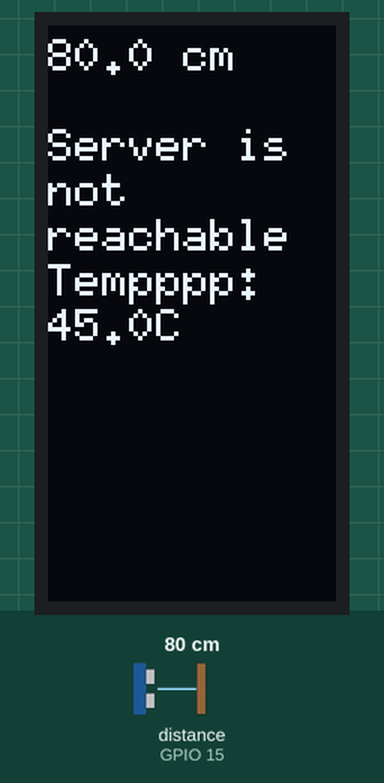
The program below on a simulated ESP32. Parts: 64×128 one-colour display. Inputs (shaded band) come from the test bench; at power-on: distance to the obstacle (sensor on GPIO 15) 80 cm. WiFi joins after 1.5 s; servers stay silent unless stated; what the program prints to the serial monitor is not drawn.

Above: at 3.6 s.
3.7 s: distance to the obstacle (sensor on GPIO 15) set to 2 cm
At 4.3 s:
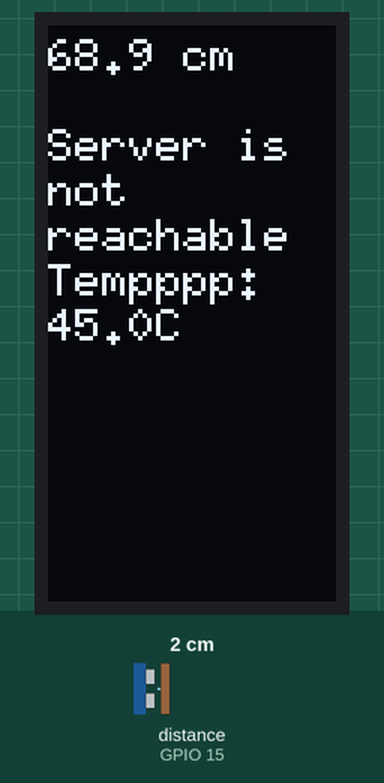
5.6 s: distance to the obstacle (sensor on GPIO 15) set to 4 cm
At 6.03 s:
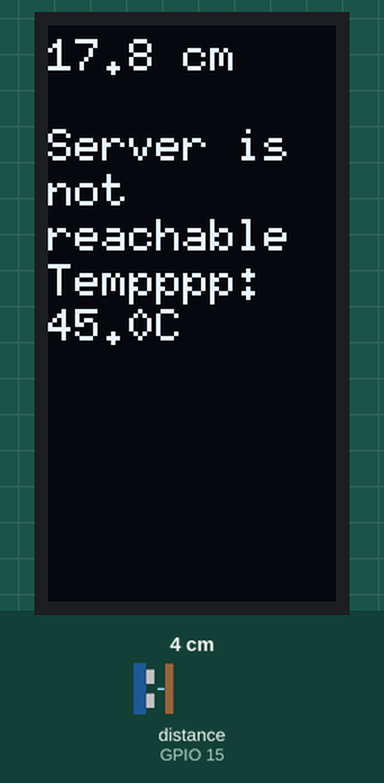
7.4 s: distance to the obstacle (sensor on GPIO 15) set to 9 cm
At 11.5 s:
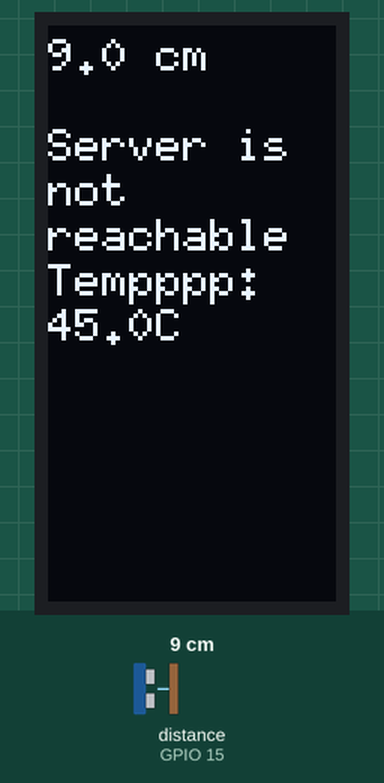
Timing chart, 0 to 13.0 s (numbered marks = the images above; inputs shaded):
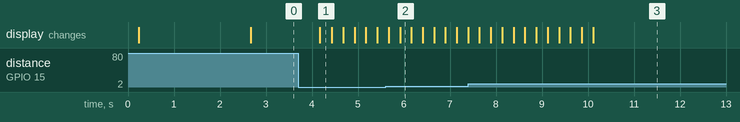

The program:

main.cpp
```cpp
#include <Arduino.h>
#include "net.h"
#include <HCSR04.h>
#include <SPI.h>
#include <U8g2lib.h>
#include <WiFi.h>
#include <HTTPClient.h>

#define OLED_MOSI 23
#define OLED_CLK 18
#define OLED_DC 19
#define OLED_CS 5
#define OLED_RST 21


const char NBSP = '\xA0';


String ssid = "Pixel";
String password = "password";
const char *serverIP = "192.168.68.110";

String debugmsg = "";

void printWrapped(const String &str, int maxWidth);

const int DIST_AVG_SIZE = 10;
float distanceBuffer[DIST_AVG_SIZE] = {0};
int distanceIndex = 0;

float getSmoothedDistance(float newValue);
void printSmoothedDistance(float distance);

HCSR04 hc(4, 15);
U8G2_SSD1309_128X64_NONAME0_F_4W_HW_SPI u8g2(
	U8G2_R3, OLED_CS, OLED_DC, OLED_RST);

void setup()
{
	Serial.begin(115200);
	pinMode(OLED_RST, OUTPUT);
	digitalWrite(OLED_RST, LOW);
	delay(100);
	digitalWrite(OLED_RST, HIGH);
	delay(100);
	SPI.begin(OLED_CLK, -1, OLED_MOSI, OLED_CS);
	u8g2.begin();
	SetUpWiFi(ssid.c_str(), password.c_str());
	TestWiFiConnection();
	TestInternetConnection();
}

void loop()
{
	u8g2.clearBuffer();
	u8g2.setFont(u8g2_font_6x10_mr);
	float distance = hc.dist();
	u8g2.setCursor(0, 10);
	float smoothedDistance = getSmoothedDistance(distance);
	printSmoothedDistance(smoothedDistance);

	static float lastSentDistance = -1000;
	static unsigned long lastSendTime = 0;
	const unsigned long sendInterval = 200;
	float distanceThreshold = 1.0;

	if (WiFi.status() != WL_CONNECTED)
	{
		debugmsg = "WiFi not connected, reconnecting...";
		SetUpWiFi(ssid.c_str(), password.c_str());
	}
	else
	{
		bool serverOk = PingServer(serverIP);
		if (serverOk)
		{
			debugmsg = "Server is reachable";
			if (smoothedDistance > 0 && (abs(smoothedDistance - lastSentDistance) > distanceThreshold) && (millis() - lastSendTime > sendInterval))
			{
				UpdateDistanceValue(smoothedDistance, serverIP);
				lastSentDistance = smoothedDistance;
				lastSendTime = millis();
			}
		}
		else
		{
			debugmsg = "Server is not reachable";
		}
	}
	float temp = temperatureRead();
	debugmsg += "\nTempppp:\t" + String(temp, 1) + "C ";

	u8g2.setCursor(0, 30);
	printWrapped(debugmsg, 64);
	u8g2.sendBuffer();
	delay(20);
}
float getSmoothedDistance(float newValue)
{

	if (newValue <= 0.5)
		return -1;
	distanceBuffer[distanceIndex] = newValue;
	distanceIndex = (distanceIndex + 1) % DIST_AVG_SIZE;
	float sum = 0;
	int count = 0;
	for (int i = 0; i < DIST_AVG_SIZE; i++)
	{
		if (distanceBuffer[i] > 0.5)
		{
			sum += distanceBuffer[i];
			count++;
		}
	}
	if (count == 0)
		return -1;
	return sum / count;
}
void printSmoothedDistance(float distance)
{
	static float lastValidDistance = 0;
	static int invalidCount = 0;
	const int INVALID_THRESHOLD = 5;
	if (distance >= 0)
	{
		lastValidDistance = distance;
		invalidCount = 0;
		u8g2.print(distance, 1);
		u8g2.print(" cm");
	}
	else
	{
		invalidCount++;
		if (invalidCount >= INVALID_THRESHOLD)
		{
			u8g2.print("Out of range");
		}
		else
		{
			u8g2.print(lastValidDistance, 1);
			u8g2.print(" cm");
		}
	}
}

void printWrapped(const String &str, int maxWidth)
{
	// \t is treaded a new word and will cause a line break if it doesn't fit, but won't be printed as a space
    int cursorX = u8g2.getCursorX();
    int cursorY = u8g2.getCursorY();
    String words = str;
    int wordStart = 0;
    for (size_t i = 0; i < words.length(); i++)
    {
        char c = words[i];
        if (c == ' ' || c == '\n' || c == '\t' || i == words.length() - 1)
        {
            String word = words.substring(wordStart, i);
            if (word.length() > 0)
            {
                if (cursorX + u8g2.getStrWidth(word.c_str()) > maxWidth)
                {
                    cursorX = 0;
                    cursorY += 10;
                    u8g2.setCursor(cursorX, cursorY);
                }
                u8g2.print(word);
                cursorX += u8g2.getStrWidth(word.c_str());
            }
            if (c == ' ')
            {
                if (cursorX + u8g2.getStrWidth(" ") > maxWidth)
                {
                    cursorX = 0;
                    cursorY += 10;
                    u8g2.setCursor(cursorX, cursorY);
                }
                u8g2.print(" ");
                cursorX += u8g2.getStrWidth(" ");
            }
			if(c == '\t'){
				 if (cursorX + u8g2.getStrWidth(" ") > maxWidth)
                {
                    cursorX = 0;
                    cursorY += 10;
                    u8g2.setCursor(cursorX, cursorY);
                }


            }

            if (c == '\n')
            {
                cursorX = 0;
                cursorY += 10;
                u8g2.setCursor(cursorX, cursorY);
            }
            wordStart = i + 1;
        }
    }
    if (wordStart < words.length())
    {
        String word = words.substring(wordStart);
        if (cursorX + u8g2.getStrWidth(word.c_str()) > maxWidth)
        {
            cursorX = 0;
            cursorY += 10;
            u8g2.setCursor(cursorX, cursorY);
        }
        u8g2.print(word);
    }
}
```

net.cpp
```cpp
#include <WiFi.h>
#include <HTTPClient.h>

void SetUpWiFi(const char* ssid, const char* password) {
  WiFi.begin(ssid, password);
  while (WiFi.status() != WL_CONNECTED) {
    delay(1000);
    Serial.println("Connecting to WiFi...");
  }
  Serial.println("Connected to WiFi");
}

void TestWiFiConnection() {
  if (WiFi.status() == WL_CONNECTED) {
    Serial.println("WiFi is connected");
  } else {
    Serial.println("WiFi is not connected");
  }
}

void TestInternetConnection() {
  HTTPClient http;
  http.begin("http://www.google.com");
  int httpResponseCode = http.GET();
  if (httpResponseCode > 0) {
    Serial.print("HTTP Response code: ");
    Serial.println(httpResponseCode);
  } else {
    Serial.print("Error on HTTP request: ");
    Serial.println(httpResponseCode);
  }
  http.end();
}
bool PingServer(const char* serverIP) {
    HTTPClient http;
    http.setTimeout(2000);
    String url = String("http://") + serverIP + ":6000/ping";
    http.begin(url);
    int httpResponseCode = http.GET();
    if (httpResponseCode > 0) {
        Serial.print("Ping Response code: ");
        Serial.println(httpResponseCode);
    } else {
        Serial.print("Error on Ping request: ");
        Serial.println(httpResponseCode);
    }
    http.end();
    return httpResponseCode > 0;
}
void UpdateDistanceValue(float distance, const char* serverIP) {
    if (WiFi.status() != WL_CONNECTED) return;
    HTTPClient http;
    http.setTimeout(2000);
    String url = String("http://") + serverIP + ":6000/distance";
    http.begin(url);
    http.addHeader("Content-Type", "application/json");
    String jsonPayload = "{\"distance\": " + String(distance) + "}";
    int httpResponseCode = http.POST(jsonPayload);
    if (httpResponseCode > 0) {
      Serial.print("Update Distance Response code: ");
      Serial.println(httpResponseCode);
    } else {
      Serial.print("Error on Update Distance request: ");
      Serial.println(httpResponseCode);
    }
    http.end();
}
char* GetSongPlaying(const char* serverIP) {
    if (WiFi.status() != WL_CONNECTED) return nullptr;
    HTTPClient http;
    http.setTimeout(2000);
    String url = String("http://") + serverIP + ":6000/get_current_song";
    http.begin(url);
    int httpResponseCode = http.GET();
    if (httpResponseCode > 0) {
        String response = http.getString();
        char* songName = new char[response.length() + 1];
        strcpy(songName, response.c_str());
        return songName;
    } else {
        Serial.print("Error on Get Song request: ");
        Serial.println(httpResponseCode);
        return nullptr;
    }
}
```

net.h
```cpp
void SetUpWiFi(const char* ssid, const char* password);
void TestWiFiConnection();
void TestInternetConnection();
bool PingServer(const char* serverIP);
void UpdateDistanceValue(float distance, const char* serverIP);
```

Measured:
- after the input at 3.7 s, the display: changes after 0.47 s (image 1)
